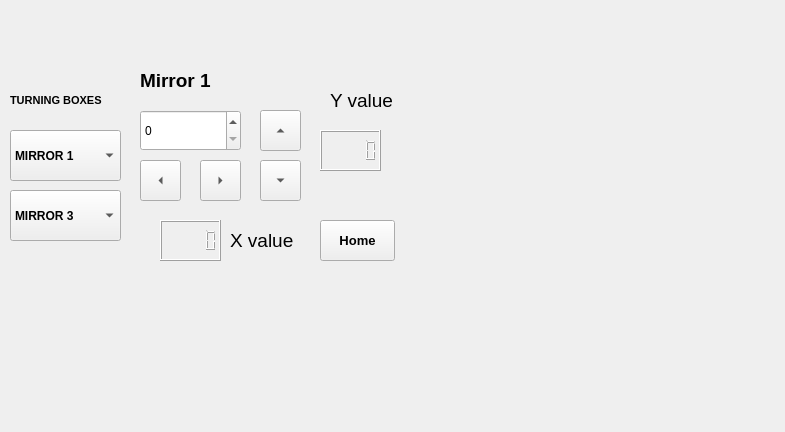
<?xml version="1.0" encoding="UTF-8"?>
<ui version="4.0">
 <class>Form</class>
 <widget class="QWidget" name="Form">
  <property name="geometry">
   <rect>
    <x>0</x>
    <y>0</y>
    <width>785</width>
    <height>432</height>
   </rect>
  </property>
  <property name="windowTitle">
   <string>Form</string>
  </property>
  <widget class="QSpinBox" name="stepSize">
   <property name="geometry">
    <rect>
     <x>140</x>
     <y>110</y>
     <width>101</width>
     <height>41</height>
    </rect>
   </property>
   <property name="maximum">
    <number>1000</number>
   </property>
  </widget>
  <widget class="QToolButton" name="ButtonUp">
   <property name="geometry">
    <rect>
     <x>260</x>
     <y>110</y>
     <width>41</width>
     <height>41</height>
    </rect>
   </property>
   <property name="text">
    <string>...</string>
   </property>
   <property name="arrowType">
    <enum>Qt::UpArrow</enum>
   </property>
  </widget>
  <widget class="QToolButton" name="ButtonDown">
   <property name="geometry">
    <rect>
     <x>260</x>
     <y>160</y>
     <width>41</width>
     <height>41</height>
    </rect>
   </property>
   <property name="text">
    <string>...</string>
   </property>
   <property name="arrowType">
    <enum>Qt::DownArrow</enum>
   </property>
  </widget>
  <widget class="QToolButton" name="ButtonRight">
   <property name="geometry">
    <rect>
     <x>200</x>
     <y>160</y>
     <width>41</width>
     <height>41</height>
    </rect>
   </property>
   <property name="text">
    <string>...</string>
   </property>
   <property name="arrowType">
    <enum>Qt::RightArrow</enum>
   </property>
  </widget>
  <widget class="QToolButton" name="ButtonLeft">
   <property name="geometry">
    <rect>
     <x>140</x>
     <y>160</y>
     <width>41</width>
     <height>41</height>
    </rect>
   </property>
   <property name="text">
    <string>...</string>
   </property>
   <property name="arrowType">
    <enum>Qt::LeftArrow</enum>
   </property>
  </widget>
  <widget class="QLabel" name="Mirror_Label">
   <property name="geometry">
    <rect>
     <x>140</x>
     <y>60</y>
     <width>101</width>
     <height>41</height>
    </rect>
   </property>
   <property name="font">
    <font>
     <pointsize>14</pointsize>
     <weight>75</weight>
     <bold>true</bold>
    </font>
   </property>
   <property name="text">
    <string>Mirror 1 </string>
   </property>
  </widget>
  <widget class="QLCDNumber" name="yStepNumber">
   <property name="geometry">
    <rect>
     <x>320</x>
     <y>130</y>
     <width>61</width>
     <height>41</height>
    </rect>
   </property>
   <property name="digitCount">
    <number>5</number>
   </property>
  </widget>
  <widget class="QLCDNumber" name="xStepNumber">
   <property name="geometry">
    <rect>
     <x>160</x>
     <y>220</y>
     <width>61</width>
     <height>41</height>
    </rect>
   </property>
  </widget>
  <widget class="QLabel" name="yValueLabel">
   <property name="geometry">
    <rect>
     <x>330</x>
     <y>80</y>
     <width>81</width>
     <height>41</height>
    </rect>
   </property>
   <property name="font">
    <font>
     <pointsize>14</pointsize>
    </font>
   </property>
   <property name="text">
    <string>Y value</string>
   </property>
  </widget>
  <widget class="QLabel" name="xValueLabel">
   <property name="geometry">
    <rect>
     <x>230</x>
     <y>220</y>
     <width>81</width>
     <height>41</height>
    </rect>
   </property>
   <property name="font">
    <font>
     <pointsize>14</pointsize>
    </font>
   </property>
   <property name="text">
    <string>X value</string>
   </property>
  </widget>
  <widget class="QPushButton" name="ButtonHome">
   <property name="geometry">
    <rect>
     <x>320</x>
     <y>220</y>
     <width>75</width>
     <height>41</height>
    </rect>
   </property>
   <property name="font">
    <font>
     <pointsize>10</pointsize>
     <weight>75</weight>
     <bold>true</bold>
    </font>
   </property>
   <property name="text">
    <string>Home</string>
   </property>
  </widget>
  <widget class="QComboBox" name="TurningBox12">
   <property name="geometry">
    <rect>
     <x>10</x>
     <y>130</y>
     <width>111</width>
     <height>51</height>
    </rect>
   </property>
   <property name="font">
    <font>
     <weight>75</weight>
     <bold>true</bold>
    </font>
   </property>
   <item>
    <property name="text">
     <string>MIRROR 1</string>
    </property>
   </item>
   <item>
    <property name="text">
     <string>MIRROR 2</string>
    </property>
   </item>
  </widget>
  <widget class="QComboBox" name="TurningBox3">
   <property name="geometry">
    <rect>
     <x>10</x>
     <y>190</y>
     <width>111</width>
     <height>51</height>
    </rect>
   </property>
   <property name="font">
    <font>
     <weight>75</weight>
     <bold>true</bold>
    </font>
   </property>
   <item>
    <property name="text">
     <string>MIRROR 3</string>
    </property>
   </item>
   <item>
    <property name="text">
     <string>MIRROR 4</string>
    </property>
   </item>
  </widget>
  <widget class="QLabel" name="label">
   <property name="geometry">
    <rect>
     <x>10</x>
     <y>80</y>
     <width>111</width>
     <height>41</height>
    </rect>
   </property>
   <property name="font">
    <font>
     <pointsize>8</pointsize>
     <weight>75</weight>
     <bold>true</bold>
    </font>
   </property>
   <property name="text">
    <string>TURNING BOXES</string>
   </property>
  </widget>
 </widget>
 <resources/>
 <connections/>
</ui>
